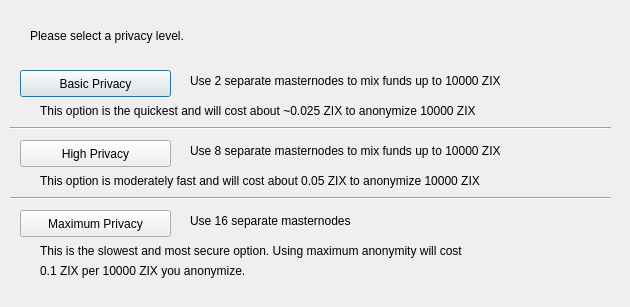
<?xml version="1.0" encoding="UTF-8"?>
<ui version="4.0">
 <class>ObfuscationConfig</class>
 <widget class="QDialog" name="ObfuscationConfig">
  <property name="geometry">
   <rect>
    <x>0</x>
    <y>0</y>
    <width>630</width>
    <height>307</height>
   </rect>
  </property>
  <property name="windowTitle">
   <string>Configure Obfuscation</string>
  </property>
  <widget class="QPushButton" name="buttonBasic">
   <property name="geometry">
    <rect>
     <x>20</x>
     <y>70</y>
     <width>151</width>
     <height>27</height>
    </rect>
   </property>
   <property name="text">
    <string>Basic Privacy</string>
   </property>
  </widget>
  <widget class="QPushButton" name="buttonHigh">
   <property name="geometry">
    <rect>
     <x>20</x>
     <y>140</y>
     <width>151</width>
     <height>27</height>
    </rect>
   </property>
   <property name="text">
    <string>High Privacy</string>
   </property>
  </widget>
  <widget class="QPushButton" name="buttonMax">
   <property name="geometry">
    <rect>
     <x>20</x>
     <y>210</y>
     <width>151</width>
     <height>27</height>
    </rect>
   </property>
   <property name="text">
    <string>Maximum Privacy</string>
   </property>
  </widget>
  <widget class="QLabel" name="label">
   <property name="geometry">
    <rect>
     <x>30</x>
     <y>20</y>
     <width>571</width>
     <height>31</height>
    </rect>
   </property>
   <property name="text">
    <string>Please select a privacy level.</string>
   </property>
  </widget>
  <widget class="QLabel" name="label_2">
   <property name="geometry">
    <rect>
     <x>190</x>
     <y>70</y>
     <width>421</width>
     <height>21</height>
    </rect>
   </property>
   <property name="text">
    <string>Use 2 separate masternodes to mix funds up to 10000 ZIX</string>
   </property>
  </widget>
  <widget class="QLabel" name="label_3">
   <property name="geometry">
    <rect>
     <x>190</x>
     <y>140</y>
     <width>411</width>
     <height>21</height>
    </rect>
   </property>
   <property name="text">
    <string>Use 8 separate masternodes to mix funds up to 10000 ZIX</string>
   </property>
  </widget>
  <widget class="QLabel" name="label_4">
   <property name="geometry">
    <rect>
     <x>190</x>
     <y>210</y>
     <width>421</width>
     <height>21</height>
    </rect>
   </property>
   <property name="text">
    <string>Use 16 separate masternodes</string>
   </property>
  </widget>
  <widget class="QLabel" name="label_6">
   <property name="geometry">
    <rect>
     <x>40</x>
     <y>100</y>
     <width>561</width>
     <height>21</height>
    </rect>
   </property>
   <property name="text">
    <string>This option is the quickest and will cost about ~0.025 ZIX to anonymize 10000 ZIX</string>
   </property>
  </widget>
  <widget class="QLabel" name="label_7">
   <property name="geometry">
    <rect>
     <x>40</x>
     <y>170</y>
     <width>561</width>
     <height>21</height>
    </rect>
   </property>
   <property name="text">
    <string>This option is moderately fast and will cost about 0.05 ZIX to anonymize 10000 ZIX</string>
   </property>
  </widget>
  <widget class="QLabel" name="label_8">
   <property name="geometry">
    <rect>
     <x>40</x>
     <y>240</y>
     <width>561</width>
     <height>21</height>
    </rect>
   </property>
   <property name="text">
    <string>This is the slowest and most secure option. Using maximum anonymity will cost</string>
   </property>
  </widget>
  <widget class="QLabel" name="label_9">
   <property name="geometry">
    <rect>
     <x>40</x>
     <y>260</y>
     <width>561</width>
     <height>21</height>
    </rect>
   </property>
   <property name="text">
    <string>0.1 ZIX per 10000 ZIX you anonymize.</string>
   </property>
  </widget>
  <widget class="Line" name="line">
   <property name="geometry">
    <rect>
     <x>10</x>
     <y>120</y>
     <width>601</width>
     <height>16</height>
    </rect>
   </property>
   <property name="orientation">
    <enum>Qt::Horizontal</enum>
   </property>
  </widget>
  <widget class="Line" name="line_2">
   <property name="geometry">
    <rect>
     <x>10</x>
     <y>190</y>
     <width>601</width>
     <height>16</height>
    </rect>
   </property>
   <property name="orientation">
    <enum>Qt::Horizontal</enum>
   </property>
  </widget>
 </widget>
 <resources/>
 <connections/>
</ui>
